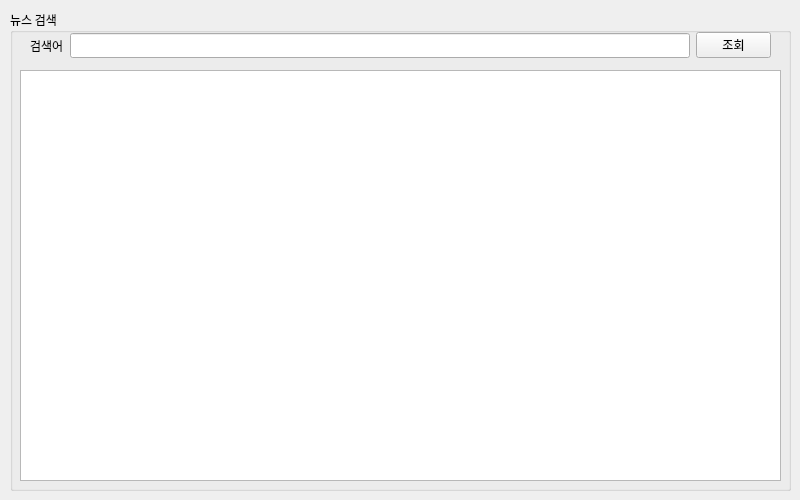
<?xml version="1.0" encoding="UTF-8"?>
<ui version="4.0">
 <class>Form</class>
 <widget class="QWidget" name="Form">
  <property name="geometry">
   <rect>
    <x>0</x>
    <y>0</y>
    <width>800</width>
    <height>500</height>
   </rect>
  </property>
  <property name="maximumSize">
   <size>
    <width>800</width>
    <height>500</height>
   </size>
  </property>
  <property name="font">
   <font>
    <family>맑은 고딕</family>
   </font>
  </property>
  <property name="windowTitle">
   <string>네이버 뉴스 검색 앱</string>
  </property>
  <widget class="QWidget" name="verticalLayoutWidget">
   <property name="geometry">
    <rect>
     <x>10</x>
     <y>10</y>
     <width>781</width>
     <height>481</height>
    </rect>
   </property>
   <layout class="QVBoxLayout" name="verticalLayout">
    <item>
     <widget class="QGroupBox" name="groupBox">
      <property name="sizePolicy">
       <sizepolicy hsizetype="Preferred" vsizetype="Minimum">
        <horstretch>0</horstretch>
        <verstretch>0</verstretch>
       </sizepolicy>
      </property>
      <property name="minimumSize">
       <size>
        <width>0</width>
        <height>70</height>
       </size>
      </property>
      <property name="title">
       <string>뉴스 검색</string>
      </property>
      <widget class="QWidget" name="horizontalLayoutWidget">
       <property name="geometry">
        <rect>
         <x>20</x>
         <y>20</y>
         <width>741</width>
         <height>31</height>
        </rect>
       </property>
       <layout class="QHBoxLayout" name="horizontalLayout">
        <item>
         <widget class="QLabel" name="label">
          <property name="sizePolicy">
           <sizepolicy hsizetype="Minimum" vsizetype="Preferred">
            <horstretch>0</horstretch>
            <verstretch>0</verstretch>
           </sizepolicy>
          </property>
          <property name="text">
           <string>검색어</string>
          </property>
         </widget>
        </item>
        <item>
         <widget class="QLineEdit" name="txtSearchWord">
          <property name="sizePolicy">
           <sizepolicy hsizetype="Expanding" vsizetype="Fixed">
            <horstretch>0</horstretch>
            <verstretch>0</verstretch>
           </sizepolicy>
          </property>
         </widget>
        </item>
        <item>
         <widget class="QPushButton" name="btnSearch">
          <property name="sizePolicy">
           <sizepolicy hsizetype="Minimum" vsizetype="Fixed">
            <horstretch>0</horstretch>
            <verstretch>0</verstretch>
           </sizepolicy>
          </property>
          <property name="minimumSize">
           <size>
            <width>0</width>
            <height>0</height>
           </size>
          </property>
          <property name="maximumSize">
           <size>
            <width>75</width>
            <height>16777215</height>
           </size>
          </property>
          <property name="text">
           <string>조회</string>
          </property>
          <property name="iconSize">
           <size>
            <width>16</width>
            <height>16</height>
           </size>
          </property>
         </widget>
        </item>
       </layout>
      </widget>
      <widget class="QTableWidget" name="tblSearchResult">
       <property name="geometry">
        <rect>
         <x>10</x>
         <y>60</y>
         <width>761</width>
         <height>411</height>
        </rect>
       </property>
      </widget>
     </widget>
    </item>
   </layout>
  </widget>
 </widget>
 <resources/>
 <connections/>
</ui>
